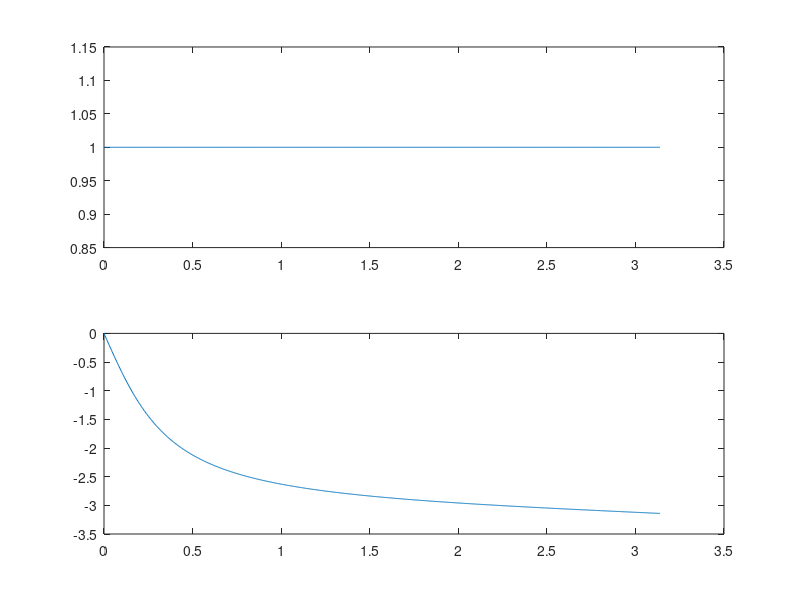

Write the MATLAB code that produced this figure.
clear
clc

a2=[1 -3/4];
b2=[-3/4 1];
N=1024;

[H2 w2]=freqz(b2,a2,N);

figure(2)
clf
subplot(211)
plot(w2,abs(H2));

subplot(212)
plot(w2,angle(H2));

return